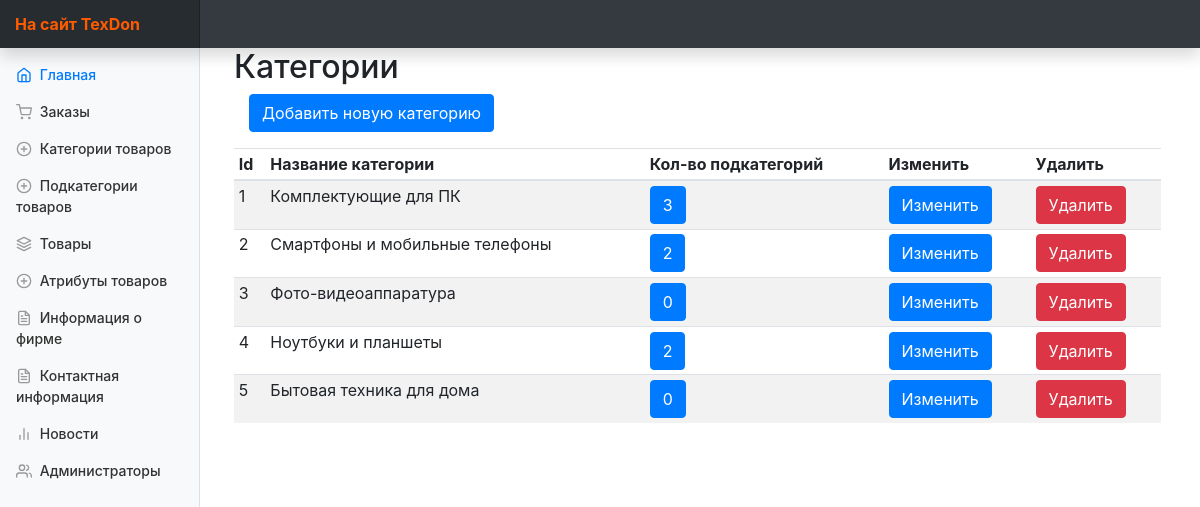
Screenshot of /index.php?ctrl=Category&act=categoriesList with the database file from the repository.
### tables this page shows
CREATE TABLE IF NOT EXISTS `categories` (
  `categoryID` int(11) NOT NULL AUTO_INCREMENT,
  `categoryTitle` varchar(80) NOT NULL,
  `categoryImagePath` varchar(350) DEFAULT NULL,
  PRIMARY KEY (`categoryID`),
  UNIQUE KEY `categoryTitle` (`categoryTitle`)
);

### controllers/panel/MainController.php (called while the page is built, shortened)
<?php
class MainController extends BaseController {
    public function start(  ){
        $controller = $this->request->getGetValue('ctrl');
        $action = $this->request->getGetValue('act');
        $controllerClass = "controllers\\panel\\{$controller}Controller";
        if(class_exists($controllerClass)){
            $controllerInstance = new $controllerClass();
        }
        if(method_exists($controllerClass, "{$action}Action")){
            $viewToInclude = $controllerInstance->{"{$action}Action"}();
        }
        else{
            $controller = "Home";
            $action = "index";
            $controllerClass = "controllers\\panel\\{$controller}Controller";
            $controllerInstance = new $controllerClass();
            $viewToInclude = $controllerInstance->{"{$action}Action"}();
        }
        $this->view = $controllerInstance->view;
        include_once "views/Default/header.php";
        include_once "views/$controller/$viewToInclude.php";
    }
}

### index.php (called while the page is built, shortened)
<?php
$app = new MainController();
$app->start();

### controllers/panel/BaseController.php (called while the page is built, shortened)
<?php
class BaseController{
    public function __construct(){
        $this->view = new View();
    }
}

### utils/View.php (called while the page is built, shortened)
<?php
class View{
    private $storage = [];
    public function __get($name){
        if(isset($this->storage[$name])){
            return $this->storage[$name];
        }
        return null;
    }
    public function __set($name, $value){
        $this->storage[$name] = $value;
    }
}

### models/Category/Category.php (called while the page is built, shortened)
<?php
class Category{
    public static function GetCategoryList( $limit = 200, $offset = 0 ){
        $stm = MySQL::$db->prepare("SELECT * FROM categories LIMIT $offset, $limit");
        $stm->execute();
        $categoryes = $stm->fetchAll(\PDO::FETCH_OBJ);
        return $categoryes;
    }
    public static function GetSubcategoryAmountByCategory( $categoryID ){
        $stm = MySQL::$db->prepare("SELECT COUNT(cands.subcategoryID) as `count` FROM  `categoriesandsubcategories` as cands WHERE cands.categoryID = :id");
        $stm->bindParam(':id' , $categoryID , \PDO::PARAM_INT);
        $stm->execute();
        $count = $stm->fetch(\PDO::FETCH_OBJ);
        return $count->count;
    }
}

### controllers/panel/CategoryController.php (called while the page is built, shortened)
<?php
class CategoryController extends BaseController {
    public function categoriesListAction(  ){
        $this->view->categories = Category::GetCategoryList(40,0);
        foreach ( $this->view->categories as $category ){
            $category->count = Category::GetSubcategoryAmountByCategory( $category->categoryID );
        }
        return 'categories-list';
    }
}

### views/Category/categories-list.php (the view, shortened to what this page needs)
<main role="main" class="col-md-9 ml-sm-auto col-lg-10 px-4">
    <h2>Категории </h2>
            <form class="col-12">
                <div class="form-group">
                    <a href="index.php?ctrl=Category&act=addCategory" class="btn btn-primary">Добавить новую категорию</a>
                </div>
            </form>
            <div class="table-responsive">
                <table class="table table-striped table-sm">
                    <thead>
                    <tr>
                        <th>Id</th>
                        <th>Название категории</th>
                        <th>Кол-во подкатегорий</th>
                        <th>Изменить</th>
                        <th>Удалить</th>
                    </tr>
                    </thead>
                    <tbody>
                        <?php foreach ( $this->view->categories as $category ) { ?>
                            <tr data-category-id="<?= $category->categoryID ?>">
                                <td><?= $category->categoryID ?></td>
                                <td><?= $category->categoryTitle ?></td>
                                <td><a class="btn btn-primary" href="?ctrl=Category&act=categoryAndSubcategory&categoryID=<?= $category->categoryID ?>"><?= $category->count ?></a></td>
                                <td><a id ="updateCategory" class="btn btn-primary" href="?ctrl=Category&act=updateCategory&categoryID=<?= $category->categoryID ?>">Изменить</a></td>
                                <td><div data-category-id="<?= $category->categoryID ?>" class="btn btn-danger" >Удалить</div></td>
                            </tr>
                        <?php } ?>
                    </tbody>
                </table>
            </div>
        </main>

### assets/css/styles.css (style rules this page uses)
body { font-size: .875rem; }
[role="main"] { padding-top: 48px; }

### rows the page displays
categories: categoryID "1", categoryTitle "Комплектующие для ПК", count "3"
categories: categoryID "2", categoryTitle "Смартфоны и мобильные телефоны"
categories: categoryID "3", categoryTitle "Фото-видеоаппаратура", count "0"
categories: categoryID "4", categoryTitle "Ноутбуки и планшеты", count "2"
categories: categoryID "5", categoryTitle "Бытовая техника для дома", count "0"
